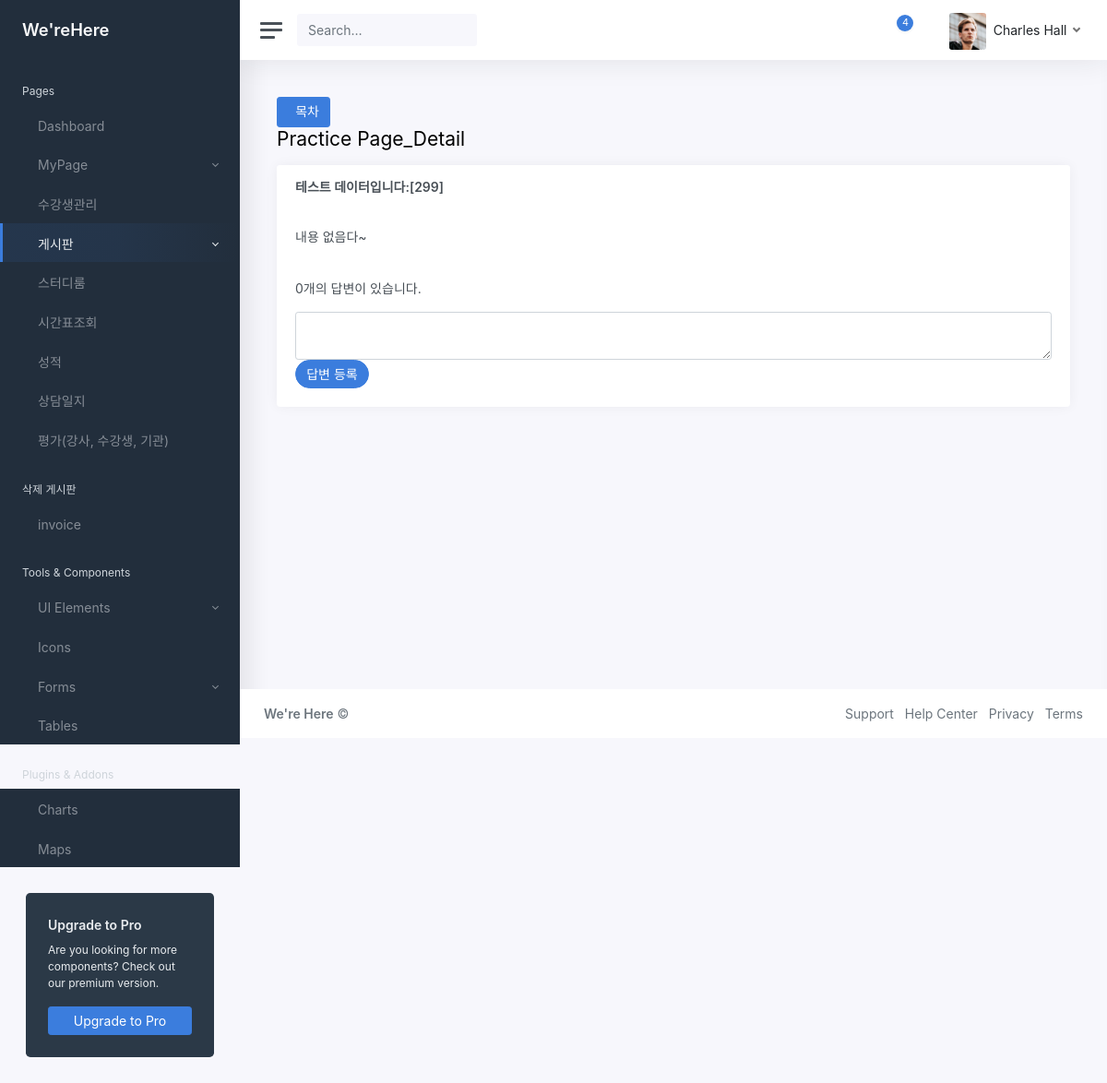
The page /CRM/theme/practice/304/ on the database its author committed.
### CRM/models.py (models this page shows)
class Question(models.Model):
    subject = models.CharField(max_length=200)
    content = models.TextField()
    create_date = models.DateTimeField()

### CRM/views.py (the view)
# urls.py: path('theme/practice/<int:question_id>/', views.theme.theme_practice_detail, name='practice_detail'),
    def theme_practice_detail(request, question_id):
        print("PAGE : theme_practice_detail")
        page ='Practice'
        question = get_object_or_404(Question, pk=question_id)
        context = {'question': question,
        'page' : page}
        return render(request, './theme/05_practice_detail.html', context)

### CRM/templates/Theme/05_practice_detail.html (shortened to what this page needs)
{% load static %}
<!DOCTYPE html>
<html lang="ko-kr">
<head>
	<link href="{% static 'css/app.css' %}" rel="stylesheet">
</head>
<body>
	<div class="wrapper">
		{% include "theme/include/sidebar.html" %}
		<div class="main">
			{% include "theme/include/navbar.html" %}
			<main class="content">
				<div class="container-fluid p-0">
					<div class="mb-3">
						<a href="{% url 'CRM:practice' %}" class="btn btn-primary">
						목차</a>
						<h1 class="h3 mb-3">Practice Page_Detail</h1>
					</div>
					<div class="row">
						<div class="col-12">
							<div class="card">
								<div class="card-header">
									<h1 class="card-title mb-0"><strong>{{ question.subject }}</strong></h1>
								</div>
								<div class="card-body">
									<h5 class="card-title mb-0">{{ question.content }}</h5>
								</div>
								<div class="card-body">
									<h5 class="card-title mb-0">{{ question.answer_set.count }}개의 답변이 있습니다.</h5>
								<form action="{% url 'CRM:practice_ans_create' question.id %}" method="post">
									<textarea class="form-control" name="content" id="content" rows="2"></textarea>
									<input type="submit" class="btn btn-pill btn-primary" value="답변 등록">
								</form>
							</div>
						</div>
					</div>
				</div>
			</main>
			{% include "theme/include/footer2.html" %}
		</div>
	</div>
</body>
</html>

### rows shown on the page
Question: subject "테스트 데이터입니다:[299]", content "내용 없음다~", answer_set.count "0"
